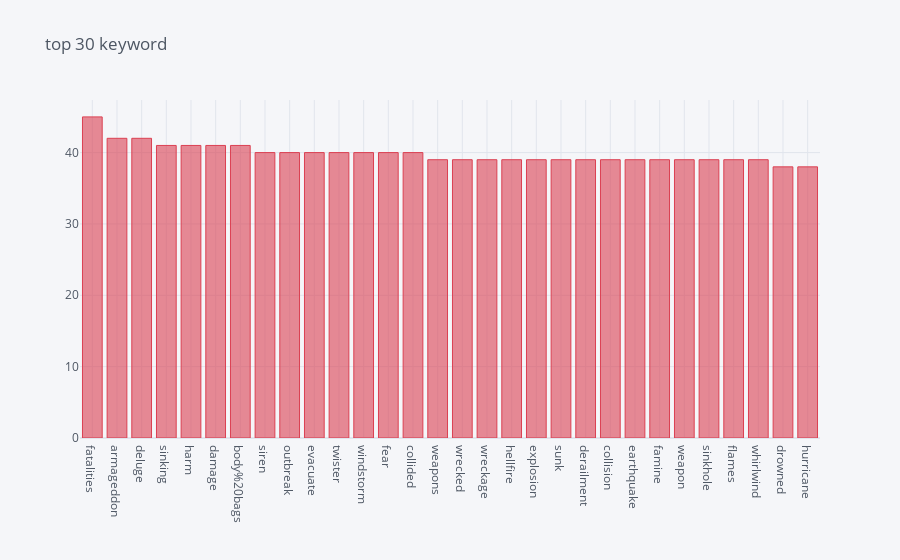

Notebook code for this chart:
### Code cell
df_train.keyword.value_counts()[:30].iplot(kind='bar',color='red',title='top 30 keyword')

### Figure 1 — Plotly figure (JSON) as saved in the notebook; plotly's stock layout.template omitted (floating-point values rounded to 4 significant figures)
{"data": [{"marker": {"color": "rgba(219, 64, 82, 0.6)", "line": {"color": "rgba(219, 64, 82, 1.0)", "width": 1}}, "name": "keyword", "orientation": "v", "text": "", "type": "bar", "x": ["fatalities", "armageddon", "deluge", "sinking", "harm", "damage", "body%20bags", "siren", "outbreak", "evacuate", "twister", "windstorm", "fear", "collided", "weapons", "wrecked", "wreckage", "hellfire", "explosion", "sunk", "derailment", "collision", "earthquake", "famine", "weapon", "sinkhole", "flames", "whirlwind", "drowned", "hurricane"], "y": [45, 42, 42, 41, 41, 41, 41, 40, 40, 40, 40, 40, 40, 40, 39, 39, 39, 39, 39, 39, 39, 39, 39, 39, 39, 39, 39, 39, 38, 38]}], "layout": {"legend": {"bgcolor": "#F5F6F9", "font": {"color": "#4D5663"}}, "paper_bgcolor": "#F5F6F9", "plot_bgcolor": "#F5F6F9", "title": {"font": {"color": "#4D5663"}, "text": "top 30 keyword"}, "xaxis": {"gridcolor": "#E1E5ED", "showgrid": true, "tickfont": {"color": "#4D5663"}, "title": {"font": {"color": "#4D5663"}, "text": ""}, "zerolinecolor": "#E1E5ED"}, "yaxis": {"gridcolor": "#E1E5ED", "showgrid": true, "tickfont": {"color": "#4D5663"}, "title": {"font": {"color": "#4D5663"}, "text": ""}, "zerolinecolor": "#E1E5ED"}}}
